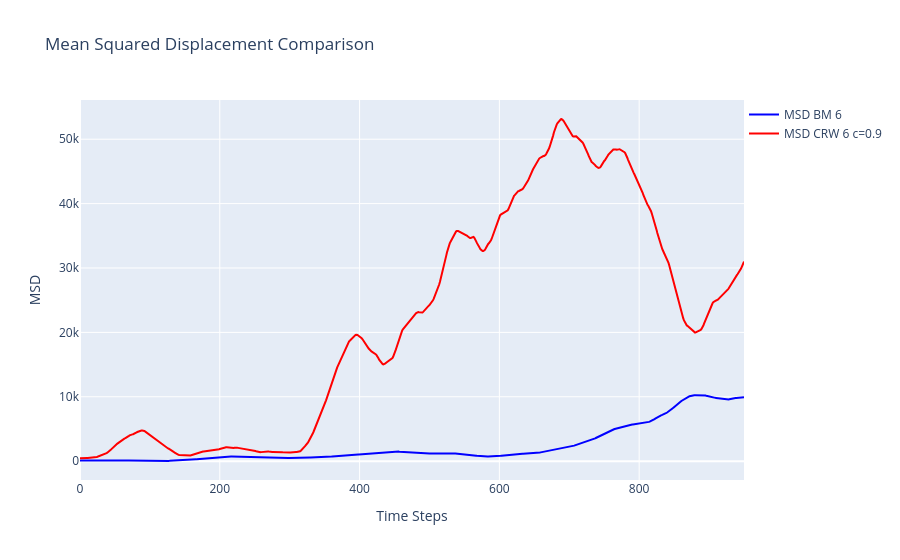

Notebook cell for this chart:
### Markdown cell above
# Activity 2: Lévy Distribution - N Different Curves

### Code cell
# 1. Brownian Motion (BM) Trajectory with Fixed Step Size
def brownian_motion(n_steps, step_size=1):
    angles = np.random.uniform(0, 2*np.pi, n_steps)
    steps = np.column_stack((step_size * np.cos(angles), step_size * np.sin(angles)))
    trajectory = np.cumsum(steps, axis=0)
    return pd.DataFrame(trajectory, columns=['x', 'y'])

# 2. Correlated Random Walk (CRW) with Stronger Correlation
def correlated_random_walk(n_steps, correlation=0.999, step_size=5):
    angles = np.cumsum(np.random.vonmises(0, correlation, n_steps))
    steps = np.column_stack((step_size * np.cos(angles), step_size * np.sin(angles)))
    trajectory = np.cumsum(steps, axis=0)
    return pd.DataFrame(trajectory, columns=['x', 'y'])

# 3. Mean Squared Displacement (MSD) Calculation
def mean_squared_displacement(traj):
    msd = np.array([(traj.iloc[i]['x'] - traj.iloc[0]['x'])**2 + (traj.iloc[i]['y'] - traj.iloc[0]['y'])**2 for i in range(len(traj))])
    return msd

# Generate trajectories with adjusted values
bm_traj = brownian_motion(1000, step_size=2)  # BM 6
crw_traj = correlated_random_walk(1000, correlation=0.999, step_size=5)  # CRW 6 with stronger correlation

# Compute MSD
bm_msd = mean_squared_displacement(bm_traj)
crw_msd = mean_squared_displacement(crw_traj)

# Apply a moving average to smooth the CRW MSD
def moving_average(data, window_size=20):
    return np.convolve(data, np.ones(window_size)/window_size, mode='valid')

crw_msd_smoothed = moving_average(crw_msd, window_size=50)
bm_msd_smoothed = moving_average(bm_msd, window_size=50)

# Time steps (adjusted for moving average window)
time_steps = np.arange(len(crw_msd_smoothed))

# Plot MSD Comparison to match PDF style
fig_msd = go.Figure()
fig_msd.add_trace(go.Scatter(x=time_steps, y=bm_msd_smoothed, mode='lines', line=dict(width=2, color='blue'), name='MSD BM 6'))
fig_msd.add_trace(go.Scatter(x=time_steps, y=crw_msd_smoothed, mode='lines', line=dict(width=2, color='red'), name='MSD CRW 6 c=0.9'))
fig_msd.update_layout(title='Mean Squared Displacement Comparison', xaxis_title='Time Steps', yaxis_title='MSD', legend=dict(x=1, y=1))
fig_msd.show()

### Figure 1 — Plotly figure (JSON) as saved in the notebook; plotly's stock layout.template omitted (floating-point values rounded to 4 significant figures; data arrays with more than 128 entries replaced by an {"elided": "..."} marker saying what was removed)
{"data": [{"line": {"color": "blue", "width": 2}, "mode": "lines", "name": "MSD BM 6", "type": "scatter", "x": {"elided": "951 int values"}, "y": {"elided": "951 float values"}}, {"line": {"color": "red", "width": 2}, "mode": "lines", "name": "MSD CRW 6 c=0.9", "type": "scatter", "x": {"elided": "951 int values"}, "y": {"elided": "951 float values"}}], "layout": {"legend": {"x": 1, "y": 1}, "title": {"text": "Mean Squared Displacement Comparison"}, "xaxis": {"title": {"text": "Time Steps"}}, "yaxis": {"title": {"text": "MSD"}}}}
